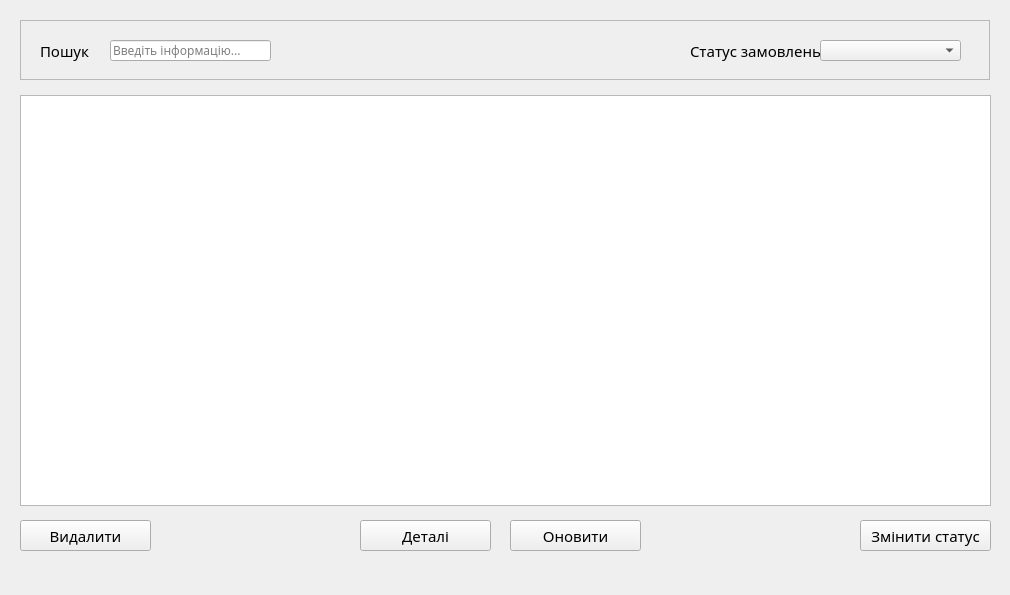
<?xml version="1.0" encoding="UTF-8"?>
<ui version="4.0">
 <class>OrdersForm</class>
 <widget class="QWidget" name="OrdersForm">
  <property name="geometry">
   <rect>
    <x>0</x>
    <y>0</y>
    <width>1010</width>
    <height>595</height>
   </rect>
  </property>
  <property name="windowTitle">
   <string>Замовлення</string>
  </property>
  <widget class="QTableWidget" name="tableWidget">
   <property name="geometry">
    <rect>
     <x>20</x>
     <y>95</y>
     <width>971</width>
     <height>411</height>
    </rect>
   </property>
   <property name="toolTipDuration">
    <number>-1</number>
   </property>
  </widget>
  <widget class="QPushButton" name="refreshPushButton">
   <property name="geometry">
    <rect>
     <x>510</x>
     <y>520</y>
     <width>131</width>
     <height>31</height>
    </rect>
   </property>
   <property name="font">
    <font>
     <family>Book Antiqua</family>
     <pointsize>11</pointsize>
    </font>
   </property>
   <property name="text">
    <string>Оновити</string>
   </property>
  </widget>
  <widget class="QPushButton" name="deletePushButton">
   <property name="geometry">
    <rect>
     <x>20</x>
     <y>520</y>
     <width>131</width>
     <height>31</height>
    </rect>
   </property>
   <property name="font">
    <font>
     <family>Book Antiqua</family>
     <pointsize>11</pointsize>
    </font>
   </property>
   <property name="text">
    <string>Видалити</string>
   </property>
  </widget>
  <widget class="QPushButton" name="updateStatusPushButton">
   <property name="geometry">
    <rect>
     <x>860</x>
     <y>520</y>
     <width>131</width>
     <height>31</height>
    </rect>
   </property>
   <property name="font">
    <font>
     <family>Book Antiqua</family>
     <pointsize>11</pointsize>
    </font>
   </property>
   <property name="text">
    <string>Змінити статус</string>
   </property>
  </widget>
  <widget class="QPushButton" name="detailsPushButton">
   <property name="geometry">
    <rect>
     <x>360</x>
     <y>520</y>
     <width>131</width>
     <height>31</height>
    </rect>
   </property>
   <property name="font">
    <font>
     <family>Book Antiqua</family>
     <pointsize>11</pointsize>
    </font>
   </property>
   <property name="text">
    <string>Деталі</string>
   </property>
  </widget>
  <widget class="QFrame" name="frame">
   <property name="geometry">
    <rect>
     <x>20</x>
     <y>20</y>
     <width>970</width>
     <height>60</height>
    </rect>
   </property>
   <property name="frameShape">
    <enum>QFrame::Shape::StyledPanel</enum>
   </property>
   <property name="frameShadow">
    <enum>QFrame::Shadow::Raised</enum>
   </property>
   <widget class="QLineEdit" name="searchEdit">
    <property name="geometry">
     <rect>
      <x>90</x>
      <y>20</y>
      <width>161</width>
      <height>21</height>
     </rect>
    </property>
    <property name="font">
     <font>
      <family>Book Antiqua</family>
      <pointsize>9</pointsize>
     </font>
    </property>
    <property name="placeholderText">
     <string>Введіть інформацію...</string>
    </property>
   </widget>
   <widget class="QLabel" name="serachLabel">
    <property name="geometry">
     <rect>
      <x>20</x>
      <y>20</y>
      <width>61</width>
      <height>21</height>
     </rect>
    </property>
    <property name="font">
     <font>
      <family>Book Antiqua</family>
      <pointsize>11</pointsize>
     </font>
    </property>
    <property name="text">
     <string>Пошук</string>
    </property>
   </widget>
   <widget class="QLabel" name="statusLabel">
    <property name="geometry">
     <rect>
      <x>670</x>
      <y>20</y>
      <width>131</width>
      <height>21</height>
     </rect>
    </property>
    <property name="font">
     <font>
      <family>Book Antiqua</family>
      <pointsize>11</pointsize>
     </font>
    </property>
    <property name="text">
     <string>Статус замовлень</string>
    </property>
   </widget>
   <widget class="QComboBox" name="statusFilter">
    <property name="geometry">
     <rect>
      <x>800</x>
      <y>20</y>
      <width>141</width>
      <height>21</height>
     </rect>
    </property>
    <property name="font">
     <font>
      <family>Book Antiqua</family>
      <pointsize>9</pointsize>
     </font>
    </property>
    <property name="placeholderText">
     <string/>
    </property>
   </widget>
  </widget>
 </widget>
 <resources/>
 <connections/>
</ui>
